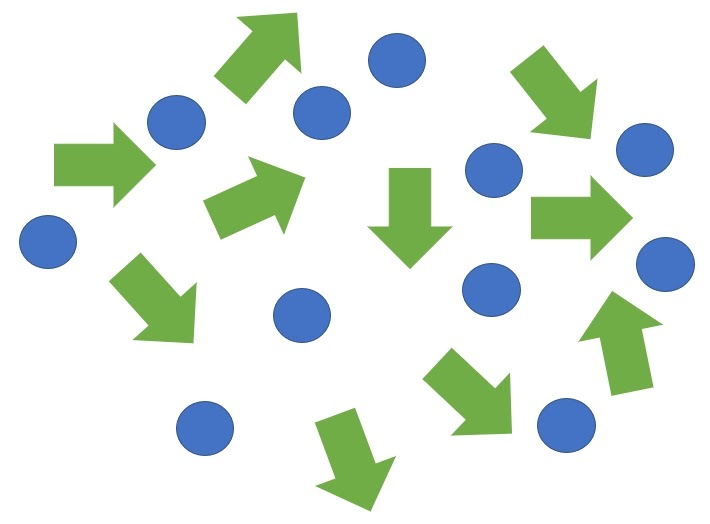
#> input picture Coffee_Inspection_Work/research_notebook/hwan_opencv/new_opencv/data/circle_test.jpg, 710 x 524 px, given as the content of the folder /home/team/project/GAN/bean/data/normal_rotated_data, which was not available
$ python hf_ellipse_detect.py
#> lines starting #> are read from the running program, lines starting #| are printed output that depends on the picture; after the words box and inside, x2 and y2 are one past the last pixel; in counts of white or black regions, pixels touching at a corner belong together; pictures that were not available may be replaced by others from this repository, and a replacement may not be noted
import matplotlib.pyplot as plt

from skimage import data, color, img_as_ubyte
from skimage.feature import canny
from skimage.transform import hough_ellipse, hough_circle
from skimage.draw import ellipse_perimeter

import cv2
import numpy as np
from PIL import Image
from time import sleep

import glob
import os
import sys

# [6 lines of commented-out code are left out]
dataPath = "/home/team/project/GAN/bean/data"
normal_imgs = glob.glob(os.path.join(dataPath+"/normal_rotated_data",'*.jpg'))
broken_imgs = glob.glob(os.path.join(dataPath+"/broken_rotated_data",'*.jpg'))

# x_list = range(1,13)
# for x in x_list:
for x in normal_imgs:
    # path = './data/normal/'+ str(x) +'.jpg'
    # path = './data/broken/'+ str(x) +'.jpg'
    image_rgb = cv2.imread(x, cv2.IMREAD_COLOR)
#> image_rgb is the input picture: shape (524, 710, 3); mean B, G, R 228.3, 234.6, 224.1
    image_gray = cv2.imread(x, cv2.IMREAD_GRAYSCALE)
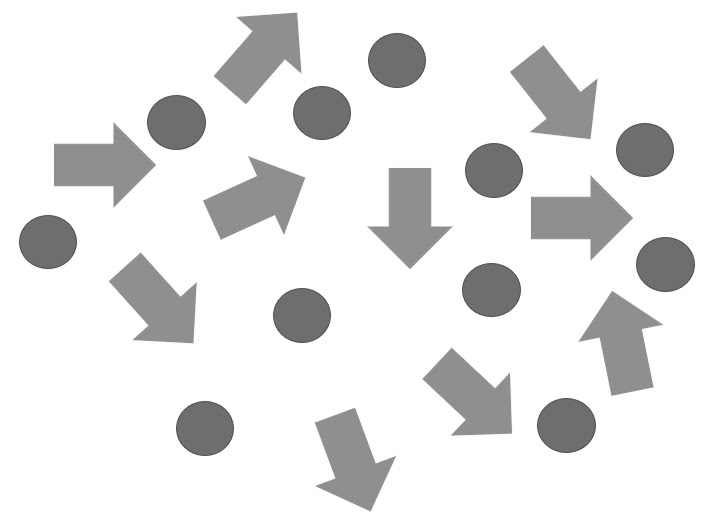
#> image_gray: shape (524, 710); min 72, max 255, mean 230.8
    _, image_bin = cv2.threshold(image_gray, 0, 255, cv2.THRESH_OTSU)
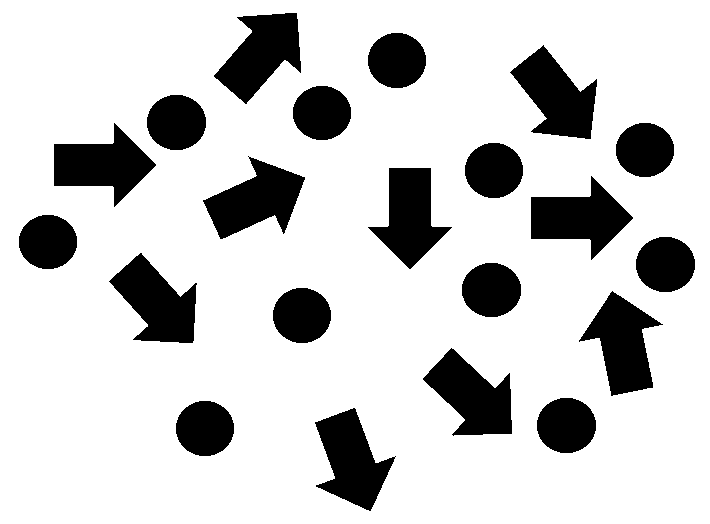
#> image_bin: shape (524, 710); 80.8% white; 21 black regions, largest, box (x1, y1, x2, y2) and area: (579, 291, 663, 396) 4411, (423, 348, 512, 436) 4410, (315, 408, 396, 511) 4409


    # [5 lines of commented-out code are left out]

    edges = canny(image_bin, sigma=2.0,
                low_threshold=0.55, high_threshold=0.8)
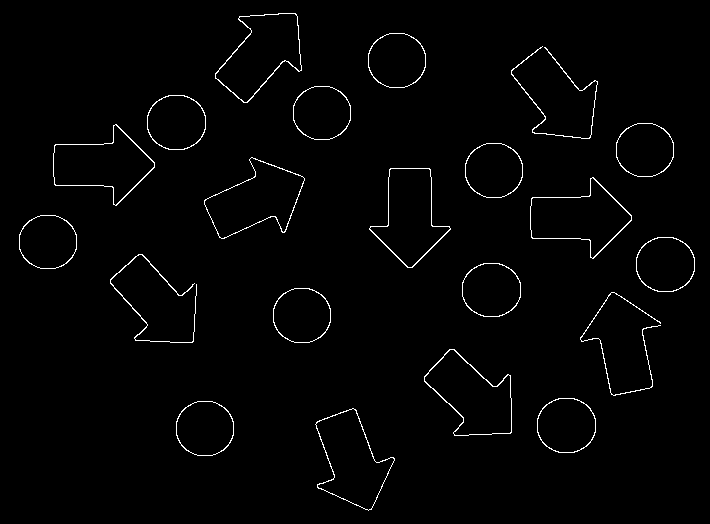
#> edges: shape (524, 710) bool; 1.6% white in thin lines or dots
    # [31 lines of commented-out code are left out]
    try:
#> (the run stopped early here; a loop or call above may not have finished)
